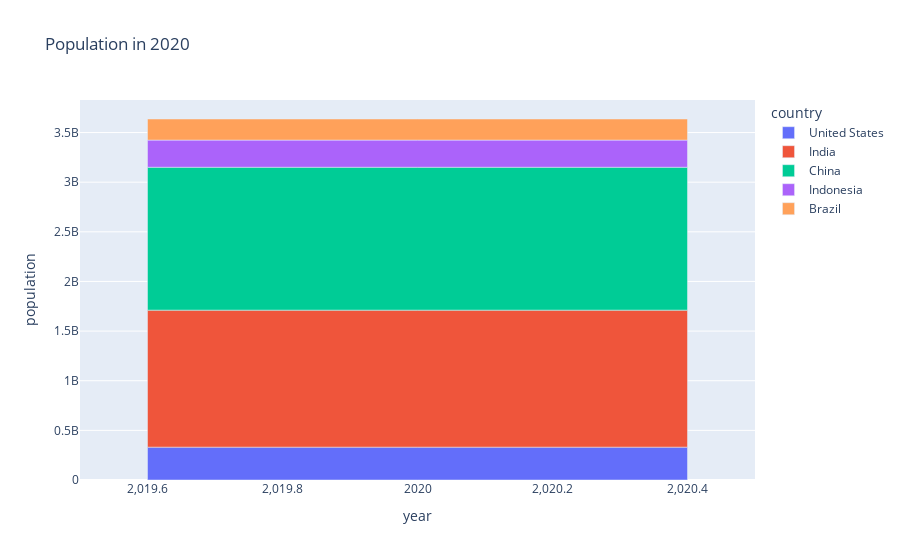

The code cell stored with this chart in its notebook:
### Code cell
px.bar(df_barplot,title = 'Population in 2020',labels = {'index' : 'year' , 'value' : 'population'})

### Figure 1 — Plotly figure (JSON) as saved in the notebook; plotly's stock layout.template omitted (floating-point values rounded to 4 significant figures)
{"data": [{"hovertemplate": "country=United States<br>year=%{x}<br>population=%{y}<extra></extra>", "legendgroup": "United States", "marker": {"color": "#636efa", "pattern": {"shape": ""}}, "name": "United States", "orientation": "v", "showlegend": true, "textposition": "auto", "type": "bar", "x": [2020.0], "xaxis": "x", "y": [331000000.0], "yaxis": "y"}, {"hovertemplate": "country=India<br>year=%{x}<br>population=%{y}<extra></extra>", "legendgroup": "India", "marker": {"color": "#EF553B", "pattern": {"shape": ""}}, "name": "India", "orientation": "v", "showlegend": true, "textposition": "auto", "type": "bar", "x": [2020.0], "xaxis": "x", "y": [1380000000.0], "yaxis": "y"}, {"hovertemplate": "country=China<br>year=%{x}<br>population=%{y}<extra></extra>", "legendgroup": "China", "marker": {"color": "#00cc96", "pattern": {"shape": ""}}, "name": "China", "orientation": "v", "showlegend": true, "textposition": "auto", "type": "bar", "x": [2020.0], "xaxis": "x", "y": [1439000000.0], "yaxis": "y"}, {"hovertemplate": "country=Indonesia<br>year=%{x}<br>population=%{y}<extra></extra>", "legendgroup": "Indonesia", "marker": {"color": "#ab63fa", "pattern": {"shape": ""}}, "name": "Indonesia", "orientation": "v", "showlegend": true, "textposition": "auto", "type": "bar", "x": [2020.0], "xaxis": "x", "y": [273500000.0], "yaxis": "y"}, {"hovertemplate": "country=Brazil<br>year=%{x}<br>population=%{y}<extra></extra>", "legendgroup": "Brazil", "marker": {"color": "#FFA15A", "pattern": {"shape": ""}}, "name": "Brazil", "orientation": "v", "showlegend": true, "textposition": "auto", "type": "bar", "x": [2020.0], "xaxis": "x", "y": [212600000.0], "yaxis": "y"}], "layout": {"barmode": "relative", "legend": {"title": {"text": "country"}, "tracegroupgap": 0}, "title": {"text": "Population in 2020"}, "xaxis": {"anchor": "y", "domain": [0, 1], "title": {"text": "year"}}, "yaxis": {"anchor": "x", "domain": [0, 1], "title": {"text": "population"}}}}
